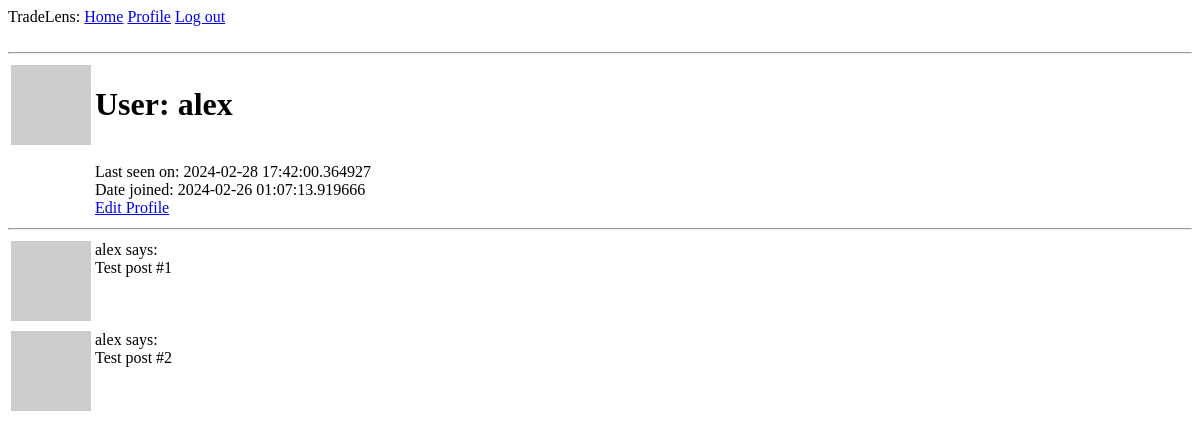
/user/alex (signed in), run on an earlier commit of the app's database.
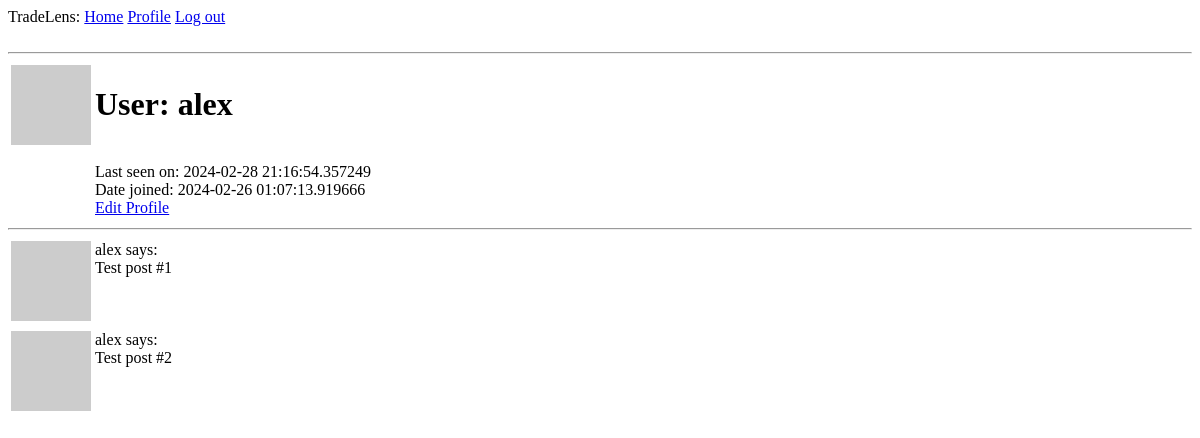
And on a later commit of the database.
### app/models.py (models this page shows, shortened)
class User(db.Model, UserMixin):
    id: so.Mapped[int] = so.mapped_column(primary_key=True)
    username: so.Mapped[str] = so.mapped_column(sa.String(64), index=True, unique=True)
    email: so.Mapped[str] = so.mapped_column(sa.String(120), index=True, unique=True)
    password_hash: so.Mapped[Optional[str]] = so.mapped_column(sa.String(256))
    about_me: so.Mapped[Optional[str]] = so.mapped_column(sa.String(200))
    last_seen: so.Mapped[Optional[datetime]] = so.mapped_column(default=lambda: datetime.now(timezone.utc))
    date_joined: so.Mapped[Optional[datetime]] = so.mapped_column(index=True, default=lambda: datetime.now(timezone.utc))
    posts: so.WriteOnlyMapped['Post'] = so.relationship(back_populates='author')
    def avatar(self, size):
        digest = md5(self.email.lower().encode('utf-8')).hexdigest()
        return f'https://www.gravatar.com/avatar/{digest}?d=identicon&s={size}' # url of user's avatar image
    following: so.WriteOnlyMapped['User'] = so.relationship(
        secondary=followers,
        primaryjoin=(followers.c.follower_id == id),
        secondaryjoin=(followers.c.following_id == id),
        back_populates='followers'
    )
    followers: so.WriteOnlyMapped['User'] = so.relationship(
        secondary=followers,
        primaryjoin=(followers.c.following_id == id),
        secondaryjoin=(followers.c.follower_id == id),
        back_populates='following'
    )

### app/routes.py (the view)
@app.route('/user/<username>')
@login_required
def user(username):
    user = User.query.filter_by(username=username).first_or_404()
    form = EmptyForm()
    posts = [
        {'author': user, 'body': 'Test post #1'},
        {'author': user, 'body': 'Test post #2'}
    ]
    return render_template('user.html', title=f'{user.username}', user=user, posts=posts, form=form)

### app/models.py (called while the page is built)
@login_manager.user_loader
def load_user(id): # Flask-Login passes id argument as string
    return db.session.get(User, int(id))

### app/routes.py (called while the page is built)
@app.before_request
def before_request():
    if current_user.is_authenticated: # if current_user is logged in
        current_user.last_seen = datetime.now(timezone.utc) # set last seen field to current time
        db.session.commit()

### app/templates/user.html
{% extends 'base.html' %}
{% block content %}
    <table>
        <tr valign="top">
            <td><img src="{{ user.avatar(128) }}" alt=""></td>
            <td>
                <h1>User: {{ user.username }}</h1>
                {% if user.about_me %} {{ user.about_me }} {% endif %} <br>
                {% if user.last_seen %} Last seen on: {{ user.last_seen }} {% endif %} <br>
                {% if user.date_joined %} Date joined: {{ user.date_joined }} {% endif %} <br>
                {% if user == current_user %}
                    <a href="{{ url_for('edit_profile') }}">Edit Profile</a>
                {% elif not current_user.is_following(user) %}
                    <form action="{{ url_for('follow', username=user.username) }}" method="post">
                        {{ form.hidden_tag() }}
                        {{ form.submit(value='Follow')}}
                    </form>
                {% else %}
                    <form action="{{ url_for('unfollow', username=user.username) }}" method="post">
                        {{ form.hidden_tag() }}
                        {{ form.submit(value='Unfollow')}}
                    </form>
                {% endif %}
            </td>
        </tr>
    </table>
    <hr>
    {% for post in posts %}
        {% include '_post.html' %}
    {% endfor %}
{% endblock %}

### app/templates/base.html (shortened to what this page needs)
<!doctype html>
<html lang="en">
    <head>
    </head>
    <body>
        <div>
            TradeLens:
            <a href="{{ url_for('index') }}">Home</a>
            {% if current_user.is_anonymous %}
            <a href="{{ url_for('login') }}">Log in</a>
            {% else %}
            <a href="{{ url_for('user', username=current_user.username) }}">Profile</a>
            <a href="{{ url_for('logout') }}">Log out</a>
            {% endif %}
        </div>
        <br/> <hr>
        {% block content %}
        {% endblock %}
    </body>
</html>

### app/templates/_post.html
<table>
    <tr valign="top">
        <td><img src="{{ post.author.avatar(36) }}" alt=""></td>
        <td>{{ post.author.username }} says: <br>{{ post.body }} <br></td>
    </tr>
</table>

What changed in the data, as far as the page shows it:
changed User "alex": last_seen "2024-02-28 17:42:00.364927" → "2024-02-28 21:16:54.357249"
